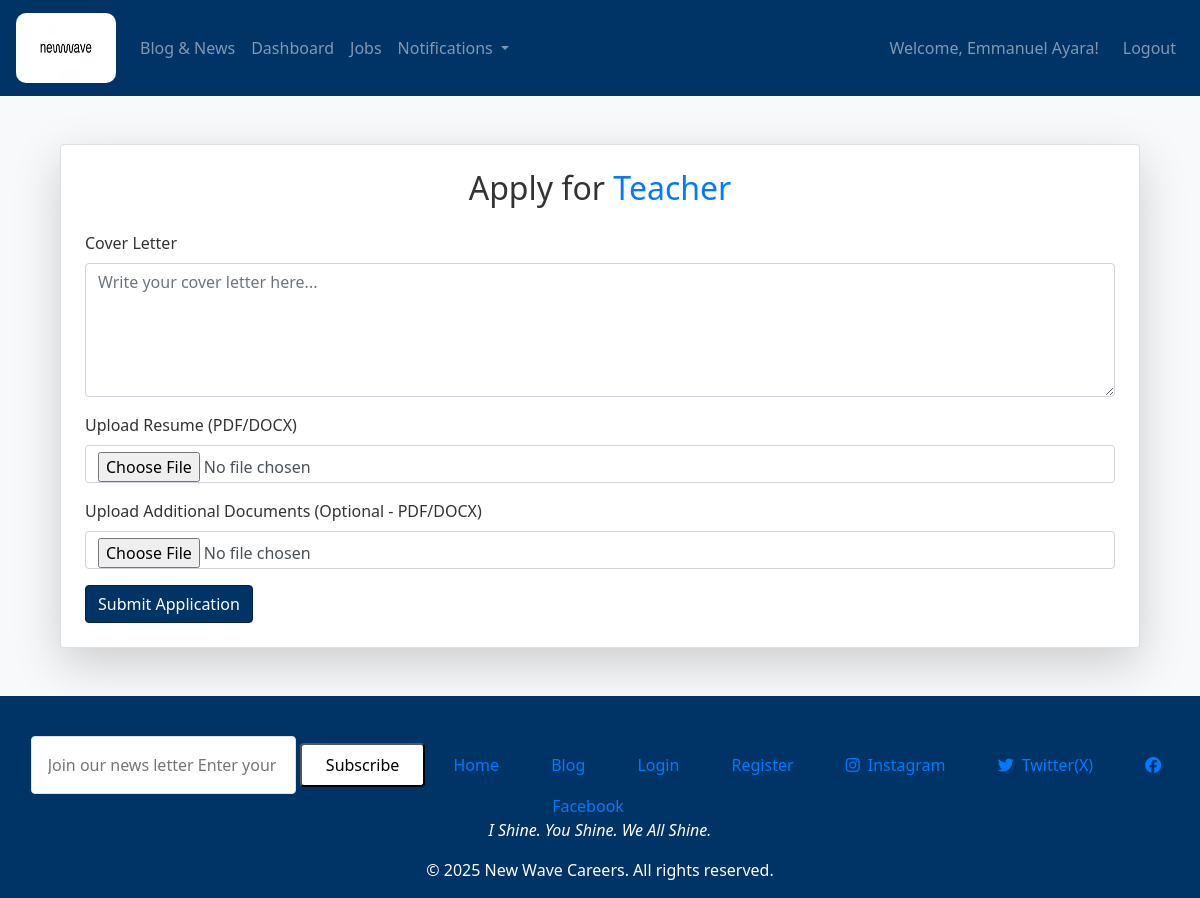
Page /apply/1 (signed in) on the earlier database version.
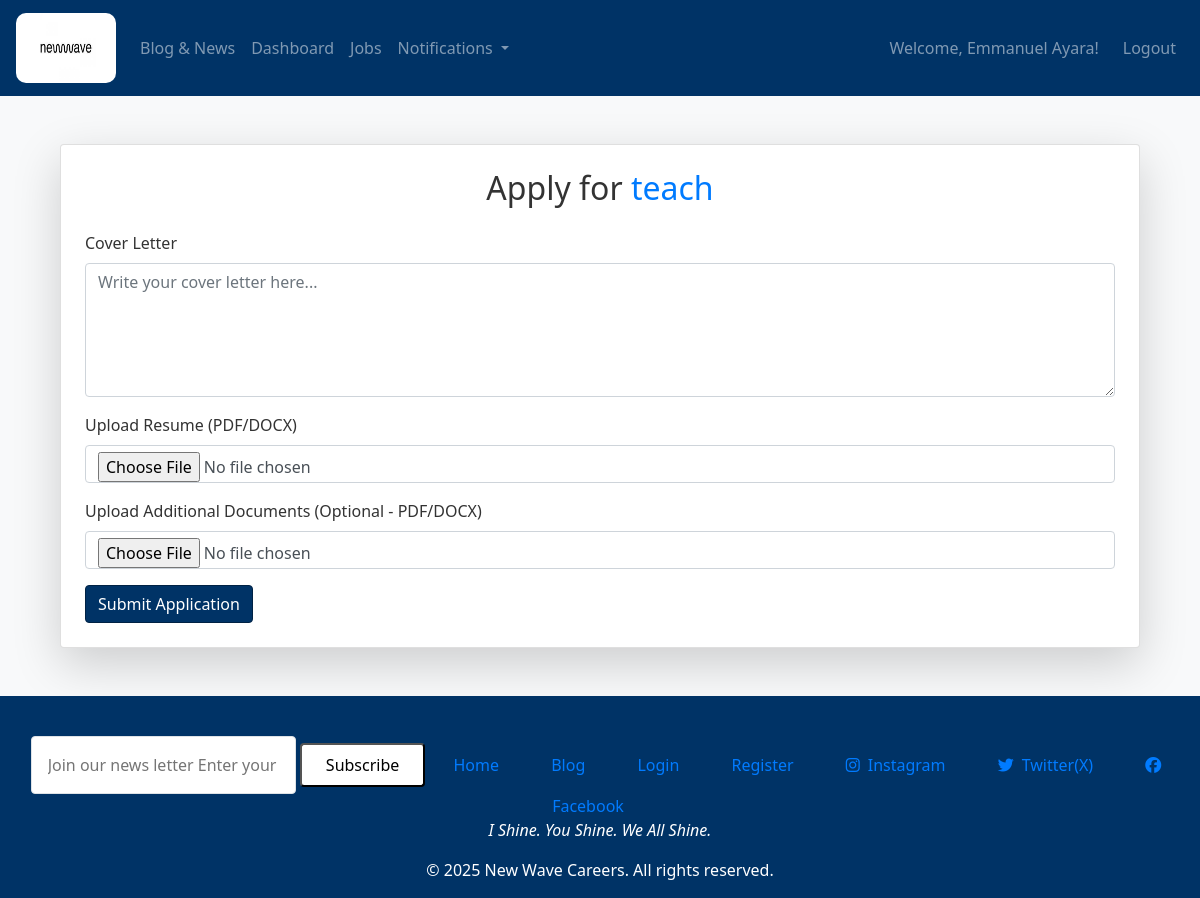
Same page on the later database version.
### models.py (models this page shows, shortened)
class Job(db.Model):
    id = db.Column(db.Integer, primary_key=True)
    title = db.Column(db.String(100), nullable=False)
    description = db.Column(db.Text, nullable=False)
    company = db.Column(db.String(100), nullable=False)
    location = db.Column(db.String(100), nullable=False)
    views = db.Column(db.Integer, default=0)
    date_posted = db.Column(db.DateTime, default=datetime.utcnow)
    user_id = db.Column(db.Integer, db.ForeignKey('user.id'), nullable=False)
    employer_id = db.Column(db.Integer, db.ForeignKey('user.id', name='fk_job_employer_id'), nullable=False)
    employer = db.relationship('User', foreign_keys=[employer_id], backref=db.backref('jobs', lazy=True))

### routes.py (the view, shortened to what this page needs)
@app.route("/apply/<int:job_id>", methods=['GET', 'POST'])
@login_required
def apply(job_id):
    job = Job.query.get_or_404(job_id)
    form = ApplicationForm()
    return render_template('apply.html', job=job, form=form, UserRole=UserRole)

### forms.py
class ApplicationForm(FlaskForm):
    cover_letter = TextAreaField("Cover Letter", validators=[DataRequired()])
    upload_resume = FileField("Upload Resume (PDF/DOCX)",
                       validators=[FileRequired(), FileAllowed(['pdf', 'docx'], 'PDF and DOCX only!')])
    other_documents = FileField("Upload Additional Documents (Optional - PDF/DOCX)",
                                validators=[FileAllowed(['pdf', 'docx'], 'PDF and DOCX only!')])
    submit = SubmitField("Submit Application")

### app.py (called while the page is built)
@app.after_request
def add_header(response):
    response.headers["Cache-Control"] = "no-store, no-cache, must-revalidate, max-age=0"
    return response

### models.py (called while the page is built)
@login_manager.user_loader
def load_user(user_id):
    return User.query.get(int(user_id))

### templates/apply.html (shortened to what this page needs)
{% extends "layout.html" %}
{% block content %}
<div class="container mt-5">
    <div class="card shadow-lg p-4">
        <h2 class="text-center mb-4">Apply for <span class="text-primary">{{ job.title }}</span></h2>
        <form method="POST" enctype="multipart/form-data">
            <div class="mb-3">
                {{ form.cover_letter.label(class="form-label") }}
                {{ form.cover_letter(class="form-control", rows=5, placeholder="Write your cover letter here...") }}
            </div>
            <div class="mb-3">
                {{ form.upload_resume.label(class="form-label") }}
                {{ form.upload_resume(class="form-control") }}
            </div>
            <div class="mb-3">
                {{ form.other_documents.label(class="form-label") }}
                {{ form.other_documents(class="form-control") }}
            </div>
            <div class="d-grid">
                {{ form.submit(class="btn btn-primary") }}
            </div>
        </form>
    </div>
</div>
{% endblock %}

Differences in the rows shown:
changed Job: title "Teacher" → "teach"
